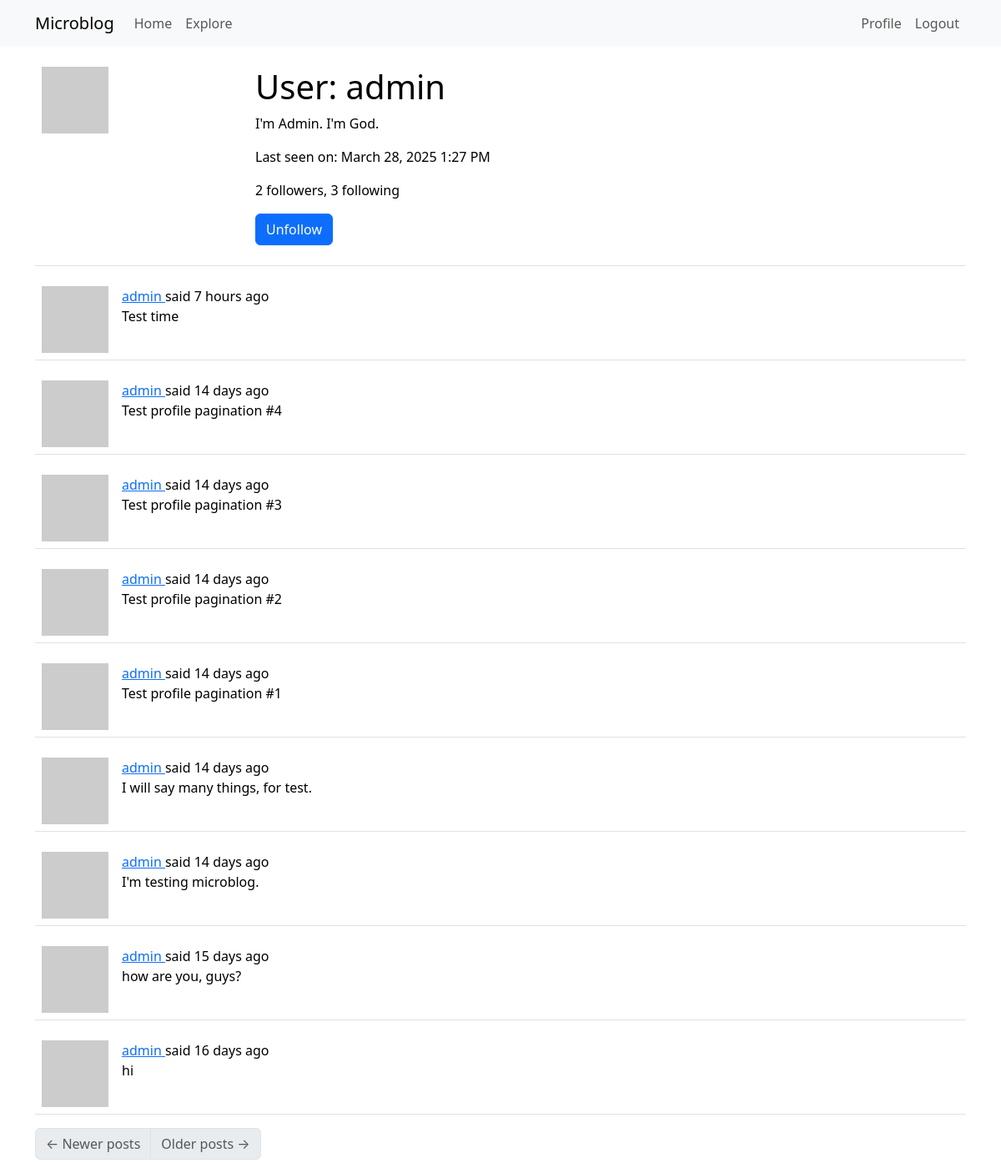
The app's page /user/admin (signed in) with its own data.
### app/models.py (models this page shows, shortened)
class User(UserMixin, db.Model):
    id: so.Mapped[int] = so.mapped_column(primary_key=True)
    username: so.Mapped[str] = so.mapped_column(sa.String(64), index=True,unique=True)
    email: so.Mapped[str] = so.mapped_column(sa.String(120), index=True, unique=True)
    password_hash: so.Mapped[Optional[str]] = so.mapped_column(sa.String(256))
    about_me: so.Mapped[Optional[str]] = so.mapped_column(sa.String(140))
    last_seen: so.Mapped[Optional[datetime]] = so.mapped_column(
        default=lambda:datetime.now(timezone.utc)
    )
    posts: so.WriteOnlyMapped['Post'] = so.relationship(back_populates='author')
    following: so.WriteOnlyMapped['User'] = so.relationship(
        secondary=followers, primaryjoin=(followers.c.follower_id == id),
        secondaryjoin=(followers.c.followed_id == id),
        back_populates='followers'
    )
    followers: so.WriteOnlyMapped['User'] = so.relationship(
        secondary=followers, primaryjoin=(followers.c.followed_id == id),
        secondaryjoin=(followers.c.follower_id == id),
        back_populates='following'
    )
    def avatar(self, size):
        digest = md5(self.email.lower().encode('utf-8')).hexdigest()
        return f'https://www.gravatar.com/avatar/{digest}?d=identicon&s={size}'
    def is_following(self, user):
        query = self.following.select().where(User.id == user.id)
        return db.session.scalar(query) is not None
    def followers_count(self):
        query = sa.select(sa.func.count()).select_from(
            self.followers.select().subquery()
        )
        return db.session.scalar(query)
    def following_count(self):
        query = sa.select(sa.func.count()).select_from(
            self.following.select().subquery()
        )
        return db.session.scalar(query)

class Post(db.Model):
    id: so.Mapped[int] = so.mapped_column(primary_key=True)
    body: so.Mapped[str] = so.mapped_column(sa.String(140))
    timestamp: so.Mapped[datetime] = so.mapped_column(
        index=True, default=lambda: datetime.now(timezone.utc)
    )
    user_id: so.Mapped[int] = so.mapped_column(sa.ForeignKey(User.id),index=True)
    author: so.Mapped[User] = so.relationship(back_populates='posts')

### app/routes.py (the view)
@app.route('/user/<username>')
@login_required
def user(username):
    user = db.first_or_404(sa.select(User).where(User.username == username))
    page = request.args.get('page', 1, type=int)
    query = user.posts.select().order_by(Post.timestamp.desc())
    posts = db.paginate(query, page=page, per_page=app.config['POSTS_PER_PAGE'], error_out=False)
    next_url = url_for('user', username=user.username, page=posts.next_num) if posts.has_next else None
    prev_url = url_for('user', username=user.username, page=posts.prev_num) if posts.has_prev else None
    form = EmptyForm()
    return render_template('user.html', user=user, posts=posts.items, next_url=next_url, prev_url=prev_url, form=form)

### app/forms.py
class EmptyForm(FlaskForm):
    submit = SubmitField('Submit')

### app/__init__.py (called while the page is built)
def get_locale():
    return request.accept_languages.best_match(app.config['LANGUAGES'])

### app/models.py (called while the page is built)
@login.user_loader
def load_user(id):
    return db.session.get(User, int(id))

### app/routes.py (called while the page is built)
@app.before_request
def before_request():
    if current_user.is_authenticated:
        current_user.last_seen = datetime.now(timezone.utc)
        db.session.commit()
    g.locale = str(get_locale())

### app/templates/user.html (shortened to what this page needs)
{% extends "base.html" %}
{% block content %}
    <table class="table table-hover">
        <tr>
            <td width="256px"><img src="{{ user.avatar(256) }}"></td>
            <td>
                <h1>{{ _('User') }}: {{ user.username }}</h1>
                {% if user.about_me %}<p>{{ user.about_me }}</p>{% endif %}
                {% if user.last_seen %}<p>{{ _('Last seen on') }}: {{ moment(user.last_seen).format('LLL') }}</p>{% endif %}
                <p>{{ _('%(count)d followers', count=user.followers_count()) }}, {{ _('%(count)d following', count=user.following_count()) }}</p>
                {% if user == current_user %}
                <p><a href="{{ url_for('edit_profile') }}">{{ _('Edit your profile') }}</a></p>
                {% else %}
                <p>
                    <form action="{{ url_for('unfollow', username=user.username) }}" method="post">
                        {{ form.submit(value=_('Unfollow'), class_='btn btn-primary') }}
                    </form>
                </p>
                {% endif %}
            </td>
        </tr>
    </table>
    {% for post in posts %}
        {% include '_post.html' %}
    {% endfor %}
    <nav aria-label="Post navigation">
        <ul class="pagination">
            <li class="page-item{% if not prev_url %} disabled{% endif %}">
                <a class="page-link" href="{{ prev_url }}">
                    <span aria-hidden="true">&larr;</span> {{ _('Newer posts') }}
                </a>
            </li>
            <li class="page-item{% if not next_url %} disabled{% endif %}">
                <a class="page-link" href="{{ next_url }}">
                    {{ _('Older posts') }} <span aria-hidden="true">&rarr;</span>
                </a>
            </li>
        </ul>
    </nav>
{% endblock %}

### app/templates/_post.html (shortened to what this page needs)
<table class="table table-hover">
    <tr>
        <td width="70px">
            <a href="{{ url_for('user', username=post.author.username) }}">
                <img src="{{ post.author.avatar(70) }}">
            </a>
        </td>
        <td>
            {{ _('%(username)s said %(when)s',
                username=user_link, when=moment(post.timestamp).fromNow()) }}
            <br>
            {{ post.body }}
        </td>
    </tr>
</table>

### records on screen
User: username "admin", about_me "I'm Admin. I'm God.", last_seen "March 28, 2025 1:27 PM"
Post: body "Test time"
Post: body "Test profile pagination #4"
Post: body "Test profile pagination #3"
Post: body "Test profile pagination #2"
Post: body "Test profile pagination #1"
Post: body "I will say many things, for test."
Post: body "I'm testing microblog."
Post: body "how are you, guys?"
Post: body "hi"
